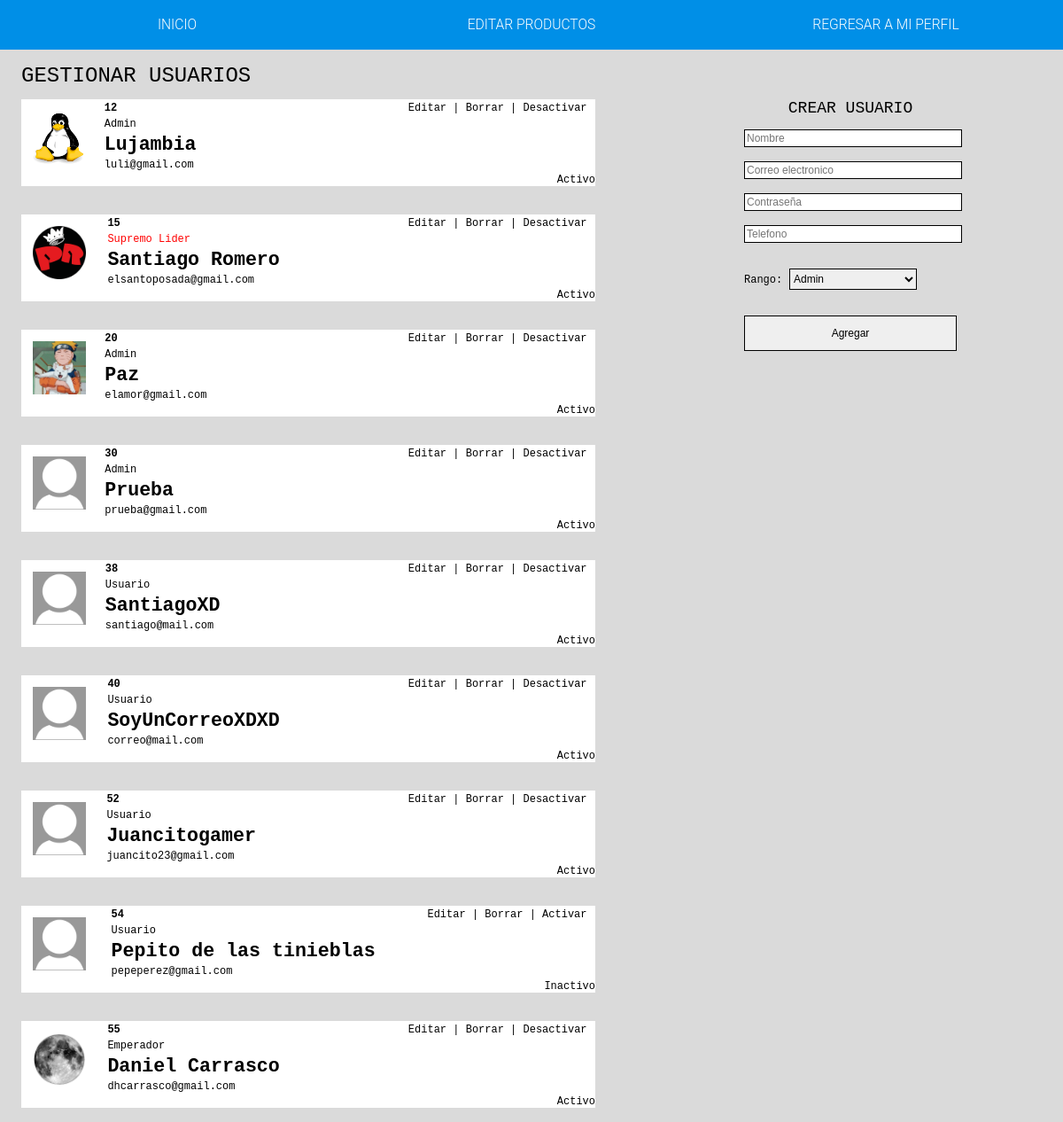
The app's page /panel/editar (signed in) with its own data.
### tables this page shows
CREATE TABLE `USUARIOS` (
  `uid` int(11) NOT NULL,
  `nombre` varchar(40) NOT NULL,
  `correo` varchar(60) NOT NULL,
  `contrasena` varchar(250) NOT NULL,
  `telefono` int(32) NOT NULL,
  `avatar` varchar(50) DEFAULT NULL,
  `rango` int(2) NOT NULL,
  `estado` int(2) NOT NULL
);

CREATE TABLE `USUARIOS_Rangos` (
  `rid` int(2) NOT NULL,
  `nombre` varchar(16) NOT NULL,
  `color` varchar(10) NOT NULL
);

CREATE TABLE `USUARIOS_Estado` (
  `eid` int(2) NOT NULL,
  `nombre` varchar(15) NOT NULL
);

### libs/view.php (called while the page is built, shortened)
<?php
class View
{
    public function render($nombre)
    {
        require 'views/' . $nombre . '.php';
    }
}

### controllers/Panel_Controller.php (called while the page is built, shortened)
<?php
class Panel_Controller extends controller
{
    public function editar()
    {
        $this->view->render('login/panel/editarusuario');
    }
}

### index.php (called while the page is built, shortened)
<?php
require 'libs/view.php';
$app = new App();

### views/login/panel/editarusuario.php (the view, shortened to what this page needs)
<?php
require 'libs/connect.php';
if (isset($_SESSION['uid'])) {
    $records = $conn->prepare('SELECT * FROM USUARIOS WHERE uid = :id');
    $records->bindParam(':id', $_SESSION['uid']);
    $records->execute();
    $results = $records->fetch(PDO::FETCH_ASSOC);
    $user = null;
    if (count($results) > 0) {
        $user = $results;
    }
    $records = $conn->prepare('SELECT * FROM USUARIOS_Rangos WHERE rid = :id');
    $records->bindParam(':id', $user['rango']);
    $records->execute();
    $results = $records->fetch(PDO::FETCH_ASSOC);
    if (count($results) > 0) {
        $rango = $results;
    }
} else {
    header("Location: ../login");
    echo "Acceso denegado";
    die();
}
?>
<!DOCTYPE html>
<html lang="en">
<head>
  <link rel="stylesheet" href="../public/css/login/panelusuarios.css">
</head>
<body>
<nav class="noselect">
  <ul class="main-menu" id="main-menu">
    <li><a href="<?php echo constant('URL'); ?>">INICIO</a></li>
    <li><a href="<?php echo constant('URL'); ?>panel/producto">EDITAR PRODUCTOS</a></li>
    <li><a href="<?php echo constant('URL'); ?>perfil?uid=<?php echo $_SESSION['uid'] ?>">REGRESAR A MI PERFIL</a></li>
  </ul>
</nav>
<h1 id="gestionarh1">GESTIONAR USUARIOS</h1>
<section id="main">
      <?php
if($user['rango'] == '1'){
$data = $conn->query("SELECT * FROM USUARIOS WHERE rango = '2'")->fetchAll();
}
else if($user['rango'] == '3'){
  $data = $conn->query("SELECT * FROM USUARIOS WHERE rango <= '2'")->fetchAll();
}
else if($user['rango'] == '4'){
  $data = $conn->query("SELECT * FROM USUARIOS")->fetchAll();
}
foreach ($data as $row) {
    $records = $conn->prepare('SELECT * FROM USUARIOS_Rangos WHERE rid = :id');
    $records->bindParam(':id', $row['rango']);
    $records->execute();
    $results = $records->fetch(PDO::FETCH_ASSOC);
    $ran = null;
    if (count($results) > 0) {
        $ran = $results;
    }
      $records = $conn->prepare('SELECT * FROM USUARIOS_Estado WHERE eid = :id');
      $records->bindParam(':id', $row['estado']);
      $records->execute();
      $results = $records->fetch(PDO::FETCH_ASSOC);
      $estado = null;
      if (count($results) > 0) {
          $estado = $results;
      }
    ?>
    <div class="usuarios">
    <img src="../<?php echo $row['avatar']; ?>" />
    <table class="options">
      <tr>
        <td><a href="editarperfil?uid=<?php echo $row['uid']; ?>">Editar</a> | <a
        href="editar?borrar=<?php echo $row['uid']; ?>" onclick="return Confirmar (this.form)">Borrar</a> |
        <?php if($row['estado'] == 1){ ?>
        <a href="editar?desactivar=<?php echo $row['uid']; ?>">Desactivar</a></td> <?php } ?>
        <?php if($row['estado'] == 2){ ?>
        <a href="editar?activar=<?php echo $row['uid']; ?>">Activar</a></td> <?php } ?>
      </tr>
    </table>
    <table>
      <tr>
        <td class="id"><?php echo $row['uid']; ?></td></tr>
        <tr><td class="rango" <?php if ($ran['rid'] == 4) { ?>style="color: red!important;"<?php } ?>><?php echo $ran['nombre']; ?></td></tr>
        <tr><td class="nombre"><?php echo $row['nombre']; ?></td></tr>
        <tr><td class="correo"><?php echo $row['correo']; ?></td></tr>
    </table>
    <p class="estado"><?php echo $estado['nombre']; ?></p>
    </div>
      <?php }
?>
</section>
<div class="crear">
<h1 id="crearh1">CREAR USUARIO</h1>
  <form action="editar" method="POST">
    <input name="nombre" type="text" placeholder="Nombre">
    <input name="correo" type="text" placeholder="Correo electronico">
    <input name="contrasena" type="text" placeholder="Contraseña">
    <input name="telefono" type="text" placeholder="Telefono">
    <p>
      <label for="select">Rango:</label>
      <select name="rango" id="select">
        <?php
if($user['rango'] == '1'){
$data = $conn->query("SELECT * FROM USUARIOS_Rangos WHERE rid = '2'")->fetchAll();
}
else if($user['rango'] == '3'){
  $data = $conn->query("SELECT * FROM USUARIOS_Rangos WHERE rid <= '2'")->fetchAll();
}
else if($user['rango'] == '4'){
  $data = $conn->query("SELECT * FROM USUARIOS_Rangos")->fetchAll();
}
foreach ($data as $row)
{?>
        <option value="<?php echo $row['rid']; ?>"><?php echo $row['nombre']; ?></option>
        <?php }?>
      </select>
    </p>
    <input type="submit" value="Agregar">
  </form>
</div>
</body>
</html>

### public/css/login/panelusuarios.css (style rules this page uses)
body { margin: 0; padding: 0; background: #DADADA; font-family: monospace; }
a { text-decoration: none; color: white; }
nav { background: #008FE7; width: 100%; height: 7vh; }
.main-menu { width: 100%; height: 7vh; display: flex; flex-direction: column; flex-wrap: nowrap; align-items: center; margin: 0; padding: 0; transition: transform 0.3s; transform: translateY(-1500%); }
@media all and (min-width: 768px) { .main-menu { flex-direction: row; transform: translateY(0); } }
@media all and (min-width: 768px) { .main-menu li { background: none !important; padding: 0.5em !important; font-weight: 300 !important; font-size: 1.3vw !important; } }
.main-menu li { background: rgba(0, 0, 0, 0.9); width: 100%; padding: 2.3em; text-align: center; float: left; margin: 0 3vw; list-style: none; color: black; font-family: 'Roboto', sans-serif; font-weight: 900; font-size: 3vw; }
#main { float: left; display: grid; position: relative; grid-template-columns: repeat( auto-fit, minmax(150px, 1fr) ); gap: 16px; width: 60%; height: auto; }
#gestionarh1 { display: grid; grid-column: 1; margin: 2vh 2vw; height: 1em; width: 50%; font-size: 2vw; color: black; font-weight: 500; }
.usuarios { grid-column: 1; float: left; margin: 0 2vw; width: 90%; height: auto; background: white; margin-bottom: 2vh; }
.usuarios img { float: left; margin: 0.2% 0.2%; padding: 1vw; width: 5vw; height: 5vw; }
.usuarios .id { float: left; margin-left: 4%; font-size: 1vw; font-weight: 900; }
.usuarios .nombre { float: left; margin-left: 4%; font-size: 1.8vw; white-space: nowrap; font-weight: 900; }
.usuarios .correo { float: left; margin-left: 4%; font-size: 1vw; white-space: nowrap; }
.usuarios .rango { float: left; margin-left: 4%; font-size: 1vw; white-space: nowrap; }
.options { float: right; margin-right: 1%; font-size: 1vw; white-space: nowrap; }
.options a { color: black!important; }
.estado { float: right; color: black!important; margin: 0; padding: 0; font-size: 1vw; position: relative; bottom: 0; }
.crear { margin: 0 auto; width: 20%; display: flex; flex-direction: column; align-items: center; }
#crearh1 { margin: 0 auto; height: 1em; font-size: 1.5vw; color: black; font-weight: 500; }
.crear form { display: block; margin: 0 auto; }
.crear input { width: 100%; height: 2vh; font-size: 1vw; margin-top: 2vh; border: 0.1vw solid black; }
.crear p { display: block; width: auto; }
.crear select { width: 60%; height: 3vh; font-size: 1vw; margin-top: 2vh; border: 0.1vw solid black; }
.crear label { width: 100%; height: 3vh; font-size: 1vw; margin-top: 2vh; }
.crear input[type="submit"] { width: 100%; height: 5vh; font-size: 1vw; margin-top: 2vh; }

### records on screen
usuarios: avatar (picture), uid "12", usuarios_rangos.nombre "Admin", nombre "Lujambia", correo "luli@gmail.com", usuarios_estado.nombre "Activo"
usuarios: avatar (picture), uid "15", usuarios_rangos.nombre "Supremo Lider", nombre "Santiago Romero", correo "elsantoposada@gmail.com", usuarios_estado.nombre "Activo"
usuarios: avatar (picture), uid "20", usuarios_rangos.nombre "Admin", nombre "Paz", correo "elamor@gmail.com", usuarios_estado.nombre "Activo"
usuarios: avatar (placeholder picture), uid "30", usuarios_rangos.nombre "Admin", nombre "Prueba", correo "prueba@gmail.com", usuarios_estado.nombre "Activo"
usuarios: avatar (placeholder picture), uid "38", usuarios_rangos.nombre "Usuario", nombre "SantiagoXD", correo "santiago@mail.com", usuarios_estado.nombre "Activo"
usuarios: avatar (placeholder picture), uid "40", usuarios_rangos.nombre "Usuario", nombre "SoyUnCorreoXDXD", correo "correo@mail.com", usuarios_estado.nombre "Activo"
usuarios: avatar (placeholder picture), uid "52", usuarios_rangos.nombre "Usuario", nombre "Juancitogamer", correo "juancito23@gmail.com", usuarios_estado.nombre "Activo"
usuarios: avatar (placeholder picture), uid "54", usuarios_rangos.nombre "Usuario", nombre "Pepito de las tinieblas", correo "pepeperez@gmail.com", usuarios_estado.nombre "Inactivo"
usuarios: avatar (picture), uid "55", usuarios_rangos.nombre "Emperador", nombre "Daniel Carrasco", correo "dhcarrasco@gmail.com", usuarios_estado.nombre "Activo"

### other values on screen
form field rango "Admin"
